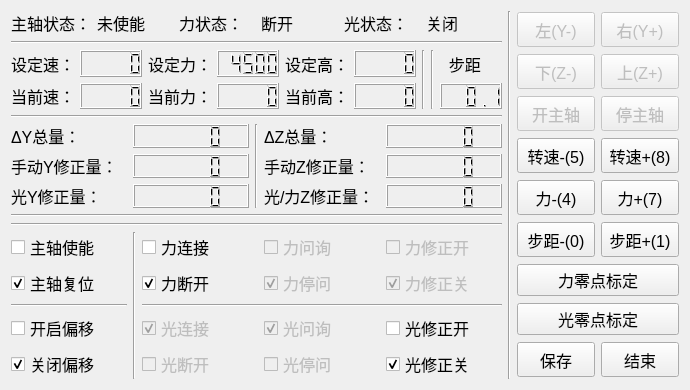
<?xml version="1.0" encoding="UTF-8"?>
<ui version="4.0">
 <class>FSWClass</class>
 <widget class="QWidget" name="FSWClass">
  <property name="geometry">
   <rect>
    <x>0</x>
    <y>0</y>
    <width>690</width>
    <height>390</height>
   </rect>
  </property>
  <property name="sizePolicy">
   <sizepolicy hsizetype="Minimum" vsizetype="Minimum">
    <horstretch>0</horstretch>
    <verstretch>0</verstretch>
   </sizepolicy>
  </property>
  <property name="minimumSize">
   <size>
    <width>690</width>
    <height>390</height>
   </size>
  </property>
  <property name="contextMenuPolicy">
   <enum>Qt::ActionsContextMenu</enum>
  </property>
  <property name="windowTitle">
   <string>FSW</string>
  </property>
  <property name="autoFillBackground">
   <bool>false</bool>
  </property>
  <layout class="QGridLayout" name="gridLayout_7">
   <item row="0" column="0">
    <layout class="QHBoxLayout" name="horizontalLayout" stretch="10,0,2">
     <item>
      <layout class="QVBoxLayout" name="verticalLayout" stretch="1,0,4,0,5,0,0,2">
       <item>
        <layout class="QGridLayout" name="gridLayout">
         <item row="0" column="2">
          <widget class="QLabel" name="mlabel1">
           <property name="font">
            <font>
             <pointsize>12</pointsize>
            </font>
           </property>
           <property name="text">
            <string>力状态：</string>
           </property>
          </widget>
         </item>
         <item row="0" column="3">
          <widget class="QLabel" name="mlabel_sri_status_connect">
           <property name="font">
            <font>
             <pointsize>12</pointsize>
            </font>
           </property>
           <property name="text">
            <string>断开</string>
           </property>
          </widget>
         </item>
         <item row="0" column="4">
          <widget class="QLabel" name="mlabel_rsie_status_onoff">
           <property name="enabled">
            <bool>true</bool>
           </property>
           <property name="font">
            <font>
             <pointsize>12</pointsize>
            </font>
           </property>
           <property name="text">
            <string>光状态：</string>
           </property>
          </widget>
         </item>
         <item row="0" column="5">
          <widget class="QLabel" name="mlabel_plaser_status_onoff">
           <property name="enabled">
            <bool>true</bool>
           </property>
           <property name="font">
            <font>
             <pointsize>12</pointsize>
            </font>
           </property>
           <property name="text">
            <string>关闭</string>
           </property>
          </widget>
         </item>
         <item row="0" column="0">
          <widget class="QLabel" name="label_6">
           <property name="font">
            <font>
             <pointsize>12</pointsize>
            </font>
           </property>
           <property name="text">
            <string>主轴状态：</string>
           </property>
          </widget>
         </item>
         <item row="0" column="1">
          <widget class="QLabel" name="mlabel_go_spindle_status">
           <property name="font">
            <font>
             <pointsize>12</pointsize>
            </font>
           </property>
           <property name="text">
            <string>未使能</string>
           </property>
          </widget>
         </item>
        </layout>
       </item>
       <item>
        <widget class="Line" name="line_3">
         <property name="orientation">
          <enum>Qt::Horizontal</enum>
         </property>
        </widget>
       </item>
       <item>
        <layout class="QGridLayout" name="gridLayout_5">
         <item row="0" column="0">
          <widget class="QLabel" name="label_8">
           <property name="font">
            <font>
             <pointsize>12</pointsize>
            </font>
           </property>
           <property name="text">
            <string>设定速：</string>
           </property>
          </widget>
         </item>
         <item row="0" column="1">
          <widget class="QLCDNumber" name="mlcdnumber_go_spindle_set">
           <property name="font">
            <font>
             <pointsize>12</pointsize>
            </font>
           </property>
           <property name="value" stdset="0">
            <double>0.000000000000000</double>
           </property>
           <property name="intValue" stdset="0">
            <number>0</number>
           </property>
          </widget>
         </item>
         <item row="1" column="0">
          <widget class="QLabel" name="label_7">
           <property name="font">
            <font>
             <pointsize>12</pointsize>
            </font>
           </property>
           <property name="text">
            <string>当前速：</string>
           </property>
          </widget>
         </item>
         <item row="1" column="1">
          <widget class="QLCDNumber" name="mlcdnumber_go_spindle_real">
           <property name="font">
            <font>
             <pointsize>12</pointsize>
            </font>
           </property>
           <property name="smallDecimalPoint">
            <bool>false</bool>
           </property>
           <property name="value" stdset="0">
            <double>0.000000000000000</double>
           </property>
          </widget>
         </item>
         <item row="0" column="2">
          <widget class="QLabel" name="label_2">
           <property name="enabled">
            <bool>true</bool>
           </property>
           <property name="font">
            <font>
             <pointsize>12</pointsize>
            </font>
           </property>
           <property name="text">
            <string>设定力：</string>
           </property>
          </widget>
         </item>
         <item row="0" column="3">
          <widget class="QLCDNumber" name="mlcdnumber_sri_fzsetting">
           <property name="enabled">
            <bool>true</bool>
           </property>
           <property name="font">
            <font>
             <pointsize>12</pointsize>
            </font>
           </property>
           <property name="value" stdset="0">
            <double>4500.000000000000000</double>
           </property>
           <property name="intValue" stdset="0">
            <number>4500</number>
           </property>
          </widget>
         </item>
         <item row="1" column="2">
          <widget class="QLabel" name="label_25">
           <property name="font">
            <font>
             <pointsize>12</pointsize>
            </font>
           </property>
           <property name="text">
            <string>当前力：</string>
           </property>
          </widget>
         </item>
         <item row="1" column="3">
          <widget class="QLCDNumber" name="mlcdnumber_sri_Fz">
           <property name="enabled">
            <bool>true</bool>
           </property>
           <property name="minimumSize">
            <size>
             <width>0</width>
             <height>22</height>
            </size>
           </property>
           <property name="font">
            <font>
             <pointsize>12</pointsize>
            </font>
           </property>
          </widget>
         </item>
         <item row="0" column="8">
          <widget class="QLabel" name="label_19">
           <property name="font">
            <font>
             <pointsize>12</pointsize>
            </font>
           </property>
           <property name="text">
            <string>  步距</string>
           </property>
          </widget>
         </item>
         <item row="0" column="4">
          <widget class="QLabel" name="label_4">
           <property name="font">
            <font>
             <pointsize>12</pointsize>
            </font>
           </property>
           <property name="text">
            <string>设定高：</string>
           </property>
          </widget>
         </item>
         <item row="0" column="5">
          <widget class="QLCDNumber" name="mlcdnumber_plaser_vlotageset">
           <property name="value" stdset="0">
            <double>0.000000000000000</double>
           </property>
           <property name="intValue" stdset="0">
            <number>0</number>
           </property>
          </widget>
         </item>
         <item row="1" column="4">
          <widget class="QLabel" name="label_5">
           <property name="font">
            <font>
             <pointsize>12</pointsize>
            </font>
           </property>
           <property name="text">
            <string>当前高：</string>
           </property>
          </widget>
         </item>
         <item row="1" column="5">
          <widget class="QLCDNumber" name="mlcdnumber_plaser_vlotagenow"/>
         </item>
         <item row="1" column="8">
          <widget class="QLCDNumber" name="mlcdnumber_rsi_man_step">
           <property name="font">
            <font>
             <pointsize>12</pointsize>
            </font>
           </property>
           <property name="value" stdset="0">
            <double>0.100000000000000</double>
           </property>
          </widget>
         </item>
         <item row="0" column="7" rowspan="2">
          <widget class="Line" name="line_4">
           <property name="orientation">
            <enum>Qt::Vertical</enum>
           </property>
          </widget>
         </item>
         <item row="0" column="6" rowspan="2">
          <widget class="Line" name="line_9">
           <property name="orientation">
            <enum>Qt::Vertical</enum>
           </property>
          </widget>
         </item>
        </layout>
       </item>
       <item>
        <widget class="Line" name="line_2">
         <property name="orientation">
          <enum>Qt::Horizontal</enum>
         </property>
        </widget>
       </item>
       <item>
        <layout class="QGridLayout" name="gridLayout_4">
         <item row="0" column="0">
          <widget class="QLabel" name="label_18">
           <property name="enabled">
            <bool>true</bool>
           </property>
           <property name="font">
            <font>
             <pointsize>12</pointsize>
            </font>
           </property>
           <property name="text">
            <string>ΔY总量：</string>
           </property>
          </widget>
         </item>
         <item row="0" column="1">
          <widget class="QLCDNumber" name="lcdnumber_rsi_dy">
           <property name="enabled">
            <bool>true</bool>
           </property>
           <property name="minimumSize">
            <size>
             <width>0</width>
             <height>24</height>
            </size>
           </property>
           <property name="font">
            <font>
             <pointsize>12</pointsize>
            </font>
           </property>
          </widget>
         </item>
         <item row="0" column="3">
          <widget class="QLabel" name="label_21">
           <property name="font">
            <font>
             <pointsize>12</pointsize>
            </font>
           </property>
           <property name="text">
            <string>ΔZ总量：</string>
           </property>
          </widget>
         </item>
         <item row="0" column="4">
          <widget class="QLCDNumber" name="lcdnumber_rsi_dz">
           <property name="minimumSize">
            <size>
             <width>0</width>
             <height>24</height>
            </size>
           </property>
           <property name="font">
            <font>
             <pointsize>12</pointsize>
            </font>
           </property>
          </widget>
         </item>
         <item row="1" column="0">
          <widget class="QLabel" name="label_10">
           <property name="font">
            <font>
             <pointsize>12</pointsize>
            </font>
           </property>
           <property name="text">
            <string>手动Y修正量：</string>
           </property>
          </widget>
         </item>
         <item row="1" column="1">
          <widget class="QLCDNumber" name="mlcdnumber_rsi_man_sum_y">
           <property name="minimumSize">
            <size>
             <width>0</width>
             <height>24</height>
            </size>
           </property>
           <property name="font">
            <font>
             <pointsize>12</pointsize>
            </font>
           </property>
          </widget>
         </item>
         <item row="1" column="3">
          <widget class="QLabel" name="label_9">
           <property name="font">
            <font>
             <pointsize>12</pointsize>
            </font>
           </property>
           <property name="text">
            <string>手动Z修正量：</string>
           </property>
          </widget>
         </item>
         <item row="1" column="4">
          <widget class="QLCDNumber" name="mlcdnumber_rsi_man_sum_z">
           <property name="minimumSize">
            <size>
             <width>0</width>
             <height>24</height>
            </size>
           </property>
           <property name="font">
            <font>
             <pointsize>12</pointsize>
            </font>
           </property>
           <property name="smallDecimalPoint">
            <bool>false</bool>
           </property>
           <property name="value" stdset="0">
            <double>0.000000000000000</double>
           </property>
          </widget>
         </item>
         <item row="2" column="3">
          <widget class="QLabel" name="label_42">
           <property name="font">
            <font>
             <pointsize>12</pointsize>
            </font>
           </property>
           <property name="text">
            <string>光/力Z修正量：</string>
           </property>
          </widget>
         </item>
         <item row="2" column="4">
          <widget class="QLCDNumber" name="mlcdnumber_sri_correct_sum_z">
           <property name="enabled">
            <bool>true</bool>
           </property>
           <property name="minimumSize">
            <size>
             <width>0</width>
             <height>24</height>
            </size>
           </property>
           <property name="font">
            <font>
             <pointsize>12</pointsize>
            </font>
           </property>
          </widget>
         </item>
         <item row="2" column="0">
          <widget class="QLabel" name="label">
           <property name="font">
            <font>
             <pointsize>12</pointsize>
            </font>
           </property>
           <property name="text">
            <string>光Y修正量：</string>
           </property>
          </widget>
         </item>
         <item row="2" column="1">
          <widget class="QLCDNumber" name="lcdNumber">
           <property name="minimumSize">
            <size>
             <width>0</width>
             <height>24</height>
            </size>
           </property>
           <property name="font">
            <font>
             <pointsize>12</pointsize>
            </font>
           </property>
          </widget>
         </item>
         <item row="0" column="2" rowspan="3">
          <widget class="Line" name="line_10">
           <property name="orientation">
            <enum>Qt::Vertical</enum>
           </property>
          </widget>
         </item>
        </layout>
       </item>
       <item>
        <widget class="Line" name="line_5">
         <property name="orientation">
          <enum>Qt::Horizontal</enum>
         </property>
        </widget>
       </item>
       <item>
        <widget class="Line" name="line_11">
         <property name="orientation">
          <enum>Qt::Horizontal</enum>
         </property>
        </widget>
       </item>
       <item>
        <layout class="QGridLayout" name="gridLayout_6">
         <item row="0" column="2">
          <widget class="QCheckBox" name="mcheckbox_sri_connect">
           <property name="font">
            <font>
             <pointsize>12</pointsize>
            </font>
           </property>
           <property name="text">
            <string>力连接</string>
           </property>
          </widget>
         </item>
         <item row="0" column="4">
          <widget class="QCheckBox" name="mcheckbox_sri_status_on">
           <property name="enabled">
            <bool>false</bool>
           </property>
           <property name="font">
            <font>
             <pointsize>12</pointsize>
            </font>
           </property>
           <property name="text">
            <string>力修正开</string>
           </property>
          </widget>
         </item>
         <item row="1" column="4">
          <widget class="QCheckBox" name="mcheckbox_sri_status_off">
           <property name="enabled">
            <bool>false</bool>
           </property>
           <property name="font">
            <font>
             <pointsize>12</pointsize>
            </font>
           </property>
           <property name="text">
            <string>力修正关</string>
           </property>
           <property name="checked">
            <bool>true</bool>
           </property>
          </widget>
         </item>
         <item row="0" column="3">
          <widget class="QCheckBox" name="mcheckbox_sri_ask">
           <property name="enabled">
            <bool>false</bool>
           </property>
           <property name="font">
            <font>
             <pointsize>12</pointsize>
            </font>
           </property>
           <property name="text">
            <string>力问询</string>
           </property>
          </widget>
         </item>
         <item row="1" column="2">
          <widget class="QCheckBox" name="mcheckbox_sri_disconnect">
           <property name="font">
            <font>
             <pointsize>12</pointsize>
            </font>
           </property>
           <property name="text">
            <string>力断开</string>
           </property>
           <property name="checked">
            <bool>true</bool>
           </property>
          </widget>
         </item>
         <item row="1" column="3">
          <widget class="QCheckBox" name="mcheckbox_sri_stop">
           <property name="enabled">
            <bool>false</bool>
           </property>
           <property name="font">
            <font>
             <pointsize>12</pointsize>
            </font>
           </property>
           <property name="text">
            <string>力停问</string>
           </property>
           <property name="checked">
            <bool>true</bool>
           </property>
          </widget>
         </item>
         <item row="3" column="2">
          <widget class="QCheckBox" name="checkBox_2">
           <property name="enabled">
            <bool>false</bool>
           </property>
           <property name="font">
            <font>
             <pointsize>12</pointsize>
            </font>
           </property>
           <property name="text">
            <string>光连接</string>
           </property>
           <property name="checked">
            <bool>true</bool>
           </property>
          </widget>
         </item>
         <item row="4" column="2">
          <widget class="QCheckBox" name="checkBox_4">
           <property name="enabled">
            <bool>false</bool>
           </property>
           <property name="font">
            <font>
             <pointsize>12</pointsize>
            </font>
           </property>
           <property name="text">
            <string>光断开</string>
           </property>
           <property name="checked">
            <bool>false</bool>
           </property>
          </widget>
         </item>
         <item row="3" column="3">
          <widget class="QCheckBox" name="checkBox_3">
           <property name="enabled">
            <bool>false</bool>
           </property>
           <property name="font">
            <font>
             <pointsize>12</pointsize>
            </font>
           </property>
           <property name="text">
            <string>光问询</string>
           </property>
           <property name="checked">
            <bool>true</bool>
           </property>
          </widget>
         </item>
         <item row="4" column="3">
          <widget class="QCheckBox" name="checkBox_5">
           <property name="enabled">
            <bool>false</bool>
           </property>
           <property name="font">
            <font>
             <pointsize>12</pointsize>
            </font>
           </property>
           <property name="text">
            <string>光停问</string>
           </property>
           <property name="checked">
            <bool>false</bool>
           </property>
          </widget>
         </item>
         <item row="3" column="4">
          <widget class="QCheckBox" name="mcheckbox_plaser_status_on">
           <property name="enabled">
            <bool>true</bool>
           </property>
           <property name="font">
            <font>
             <pointsize>12</pointsize>
            </font>
           </property>
           <property name="text">
            <string>光修正开</string>
           </property>
          </widget>
         </item>
         <item row="4" column="4">
          <widget class="QCheckBox" name="mcheckbox_plaser_status_off">
           <property name="enabled">
            <bool>true</bool>
           </property>
           <property name="font">
            <font>
             <pointsize>12</pointsize>
            </font>
           </property>
           <property name="text">
            <string>光修正关</string>
           </property>
           <property name="checked">
            <bool>true</bool>
           </property>
          </widget>
         </item>
         <item row="0" column="1" rowspan="5">
          <widget class="Line" name="line_6">
           <property name="orientation">
            <enum>Qt::Vertical</enum>
           </property>
          </widget>
         </item>
         <item row="2" column="2" colspan="3">
          <widget class="Line" name="line_7">
           <property name="orientation">
            <enum>Qt::Horizontal</enum>
           </property>
          </widget>
         </item>
         <item row="2" column="0">
          <widget class="Line" name="line_8">
           <property name="orientation">
            <enum>Qt::Horizontal</enum>
           </property>
          </widget>
         </item>
         <item row="3" column="0">
          <widget class="QCheckBox" name="checkbox_rsi_on">
           <property name="font">
            <font>
             <pointsize>12</pointsize>
            </font>
           </property>
           <property name="text">
            <string>开启偏移</string>
           </property>
          </widget>
         </item>
         <item row="0" column="0">
          <widget class="QCheckBox" name="mcheckbox_go_spindle_status_on">
           <property name="font">
            <font>
             <pointsize>12</pointsize>
            </font>
           </property>
           <property name="contextMenuPolicy">
            <enum>Qt::DefaultContextMenu</enum>
           </property>
           <property name="toolTip">
            <string>&lt;!DOCTYPE HTML PUBLIC &quot;-//W3C//DTD HTML 4.0//EN&quot; &quot;http://www.w3.org/TR/REC-html40/strict.dtd&quot;&gt;
&lt;html&gt;&lt;head&gt;&lt;meta name=&quot;qrichtext&quot; content=&quot;1&quot; /&gt;&lt;style type=&quot;text/css&quot;&gt;
p, li { white-space: pre-wrap; }
&lt;/style&gt;&lt;/head&gt;&lt;body style=&quot; font-family:'SimSun'; font-size:12pt; font-weight:400; font-style:normal;&quot;&gt;
&lt;p style=&quot; margin-top:0px; margin-bottom:0px; margin-left:0px; margin-right:0px; -qt-block-indent:0; text-indent:0px;&quot;&gt;&lt;span style=&quot; font-size:9pt;&quot;&gt;主轴复位&lt;/span&gt;&lt;/p&gt;&lt;/body&gt;&lt;/html&gt;</string>
           </property>
           <property name="text">
            <string>主轴使能</string>
           </property>
           <property name="iconSize">
            <size>
             <width>16</width>
             <height>16</height>
            </size>
           </property>
          </widget>
         </item>
         <item row="4" column="0">
          <widget class="QCheckBox" name="checkbox_rsi_off">
           <property name="font">
            <font>
             <pointsize>12</pointsize>
            </font>
           </property>
           <property name="text">
            <string>关闭偏移</string>
           </property>
           <property name="checked">
            <bool>true</bool>
           </property>
          </widget>
         </item>
         <item row="1" column="0">
          <widget class="QCheckBox" name="mcheckbox_go_spindle_status_off">
           <property name="font">
            <font>
             <pointsize>12</pointsize>
            </font>
           </property>
           <property name="text">
            <string>主轴复位</string>
           </property>
           <property name="iconSize">
            <size>
             <width>10</width>
             <height>20</height>
            </size>
           </property>
           <property name="checked">
            <bool>true</bool>
           </property>
          </widget>
         </item>
        </layout>
       </item>
      </layout>
     </item>
     <item>
      <widget class="Line" name="line">
       <property name="orientation">
        <enum>Qt::Vertical</enum>
       </property>
      </widget>
     </item>
     <item>
      <layout class="QGridLayout" name="gridLayout_2">
       <item row="0" column="1">
        <widget class="QPushButton" name="mpushbutton_rsi_man_y_down">
         <property name="enabled">
          <bool>false</bool>
         </property>
         <property name="minimumSize">
          <size>
           <width>78</width>
           <height>35</height>
          </size>
         </property>
         <property name="maximumSize">
          <size>
           <width>85</width>
           <height>16777215</height>
          </size>
         </property>
         <property name="font">
          <font>
           <pointsize>12</pointsize>
          </font>
         </property>
         <property name="text">
          <string>左(Y-)</string>
         </property>
        </widget>
       </item>
       <item row="0" column="2">
        <widget class="QPushButton" name="mpushbutton_rsi_man_y_up">
         <property name="enabled">
          <bool>false</bool>
         </property>
         <property name="minimumSize">
          <size>
           <width>78</width>
           <height>35</height>
          </size>
         </property>
         <property name="maximumSize">
          <size>
           <width>85</width>
           <height>16777215</height>
          </size>
         </property>
         <property name="font">
          <font>
           <pointsize>12</pointsize>
          </font>
         </property>
         <property name="text">
          <string>右(Y+)</string>
         </property>
        </widget>
       </item>
       <item row="8" column="1">
        <widget class="QPushButton" name="mpushbutton_rsi_save">
         <property name="minimumSize">
          <size>
           <width>78</width>
           <height>35</height>
          </size>
         </property>
         <property name="maximumSize">
          <size>
           <width>85</width>
           <height>16777215</height>
          </size>
         </property>
         <property name="font">
          <font>
           <pointsize>12</pointsize>
          </font>
         </property>
         <property name="text">
          <string>保存</string>
         </property>
        </widget>
       </item>
       <item row="8" column="2">
        <widget class="QPushButton" name="mpushbutton_rsi_savedone">
         <property name="minimumSize">
          <size>
           <width>78</width>
           <height>35</height>
          </size>
         </property>
         <property name="maximumSize">
          <size>
           <width>85</width>
           <height>16777215</height>
          </size>
         </property>
         <property name="font">
          <font>
           <pointsize>12</pointsize>
          </font>
         </property>
         <property name="text">
          <string>结束</string>
         </property>
        </widget>
       </item>
       <item row="6" column="1" colspan="2">
        <widget class="QPushButton" name="mpushbutton_sri_zero">
         <property name="minimumSize">
          <size>
           <width>78</width>
           <height>30</height>
          </size>
         </property>
         <property name="font">
          <font>
           <pointsize>12</pointsize>
          </font>
         </property>
         <property name="text">
          <string>力零点标定</string>
         </property>
        </widget>
       </item>
       <item row="1" column="1">
        <widget class="QPushButton" name="mpushbutton_rsi_man_z_up">
         <property name="enabled">
          <bool>false</bool>
         </property>
         <property name="minimumSize">
          <size>
           <width>78</width>
           <height>35</height>
          </size>
         </property>
         <property name="maximumSize">
          <size>
           <width>85</width>
           <height>16777215</height>
          </size>
         </property>
         <property name="font">
          <font>
           <pointsize>12</pointsize>
          </font>
         </property>
         <property name="text">
          <string>下(Z-)</string>
         </property>
        </widget>
       </item>
       <item row="1" column="2">
        <widget class="QPushButton" name="mpushbutton_rsi_man_z_down">
         <property name="enabled">
          <bool>false</bool>
         </property>
         <property name="minimumSize">
          <size>
           <width>78</width>
           <height>35</height>
          </size>
         </property>
         <property name="maximumSize">
          <size>
           <width>85</width>
           <height>16777215</height>
          </size>
         </property>
         <property name="font">
          <font>
           <pointsize>12</pointsize>
          </font>
         </property>
         <property name="text">
          <string>上(Z+)</string>
         </property>
        </widget>
       </item>
       <item row="2" column="1">
        <widget class="QPushButton" name="mpushbutton_go_spindle_on">
         <property name="enabled">
          <bool>false</bool>
         </property>
         <property name="minimumSize">
          <size>
           <width>78</width>
           <height>35</height>
          </size>
         </property>
         <property name="maximumSize">
          <size>
           <width>85</width>
           <height>16777215</height>
          </size>
         </property>
         <property name="font">
          <font>
           <pointsize>12</pointsize>
          </font>
         </property>
         <property name="text">
          <string>开主轴</string>
         </property>
        </widget>
       </item>
       <item row="2" column="2">
        <widget class="QPushButton" name="mpushbutton_go_spindle_off">
         <property name="enabled">
          <bool>false</bool>
         </property>
         <property name="minimumSize">
          <size>
           <width>78</width>
           <height>35</height>
          </size>
         </property>
         <property name="maximumSize">
          <size>
           <width>85</width>
           <height>16777215</height>
          </size>
         </property>
         <property name="font">
          <font>
           <pointsize>12</pointsize>
          </font>
         </property>
         <property name="text">
          <string>停主轴</string>
         </property>
        </widget>
       </item>
       <item row="3" column="1">
        <widget class="QPushButton" name="mpushbutton_go_spindle_speed_down100">
         <property name="minimumSize">
          <size>
           <width>78</width>
           <height>35</height>
          </size>
         </property>
         <property name="maximumSize">
          <size>
           <width>85</width>
           <height>16777215</height>
          </size>
         </property>
         <property name="font">
          <font>
           <pointsize>12</pointsize>
          </font>
         </property>
         <property name="text">
          <string>转速-(5)</string>
         </property>
        </widget>
       </item>
       <item row="3" column="2">
        <widget class="QPushButton" name="mpushbutton_go_spindle_speed_up100">
         <property name="minimumSize">
          <size>
           <width>78</width>
           <height>35</height>
          </size>
         </property>
         <property name="maximumSize">
          <size>
           <width>85</width>
           <height>16777215</height>
          </size>
         </property>
         <property name="font">
          <font>
           <pointsize>12</pointsize>
          </font>
         </property>
         <property name="text">
          <string>转速+(8)</string>
         </property>
        </widget>
       </item>
       <item row="5" column="1">
        <widget class="QPushButton" name="mpushbutton_rsi_man_step_down">
         <property name="minimumSize">
          <size>
           <width>78</width>
           <height>35</height>
          </size>
         </property>
         <property name="maximumSize">
          <size>
           <width>85</width>
           <height>16777215</height>
          </size>
         </property>
         <property name="font">
          <font>
           <pointsize>12</pointsize>
          </font>
         </property>
         <property name="text">
          <string>步距-(0)</string>
         </property>
        </widget>
       </item>
       <item row="5" column="2">
        <widget class="QPushButton" name="mpushbutton_rsi_man_step_up">
         <property name="minimumSize">
          <size>
           <width>78</width>
           <height>35</height>
          </size>
         </property>
         <property name="maximumSize">
          <size>
           <width>85</width>
           <height>16777215</height>
          </size>
         </property>
         <property name="font">
          <font>
           <pointsize>12</pointsize>
          </font>
         </property>
         <property name="text">
          <string>步距+(1)</string>
         </property>
        </widget>
       </item>
       <item row="4" column="1">
        <widget class="QPushButton" name="mpushbutton_sri_fzsetting_down">
         <property name="enabled">
          <bool>true</bool>
         </property>
         <property name="minimumSize">
          <size>
           <width>78</width>
           <height>35</height>
          </size>
         </property>
         <property name="maximumSize">
          <size>
           <width>85</width>
           <height>16777215</height>
          </size>
         </property>
         <property name="font">
          <font>
           <pointsize>12</pointsize>
          </font>
         </property>
         <property name="text">
          <string>力-(4)</string>
         </property>
        </widget>
       </item>
       <item row="4" column="2">
        <widget class="QPushButton" name="mpushbutton_sri_fzsetting_up">
         <property name="enabled">
          <bool>true</bool>
         </property>
         <property name="minimumSize">
          <size>
           <width>78</width>
           <height>35</height>
          </size>
         </property>
         <property name="maximumSize">
          <size>
           <width>85</width>
           <height>16777215</height>
          </size>
         </property>
         <property name="font">
          <font>
           <pointsize>12</pointsize>
          </font>
         </property>
         <property name="text">
          <string>力+(7)</string>
         </property>
        </widget>
       </item>
       <item row="7" column="1" colspan="2">
        <widget class="QPushButton" name="mpushbutton_plaser_zero">
         <property name="minimumSize">
          <size>
           <width>78</width>
           <height>30</height>
          </size>
         </property>
         <property name="font">
          <font>
           <pointsize>12</pointsize>
          </font>
         </property>
         <property name="text">
          <string>光零点标定</string>
         </property>
        </widget>
       </item>
      </layout>
     </item>
    </layout>
   </item>
  </layout>
 </widget>
 <layoutdefault spacing="6" margin="11"/>
 <resources/>
 <connections/>
 <slots>
  <slot>onbuton()</slot>
 </slots>
</ui>
